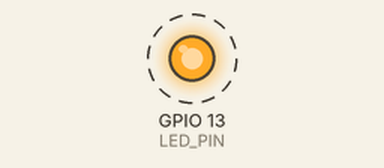
This program was run on a simulated ESP32. Parts: output pins drawn as LEDs (lit = HIGH). Dashed ring = blinking. What the program prints to the serial monitor is not drawn.

Above: at 0.5 s.
Timing chart, 0 to 4.6 s (numbered marks = the images above):
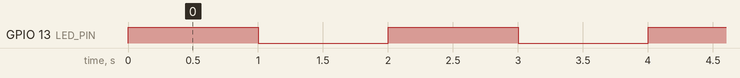

Measured:
- by itself, GPIO 13 (LED_PIN): alternates HIGH for 1.0 s and LOW for 1.0 s

The program:

main.cpp
```cpp
#include <Arduino.h>
// This is required in PlatformIO but hidden in the standard Arduino IDE.

#define LED_PIN 13

void setup() {
  pinMode(LED_PIN, OUTPUT); // ams926 Set the LED pin as an output
  Serial.begin(115200); // ams926 Start the Serial connection at 115200 baud
  // TODO: Define your baud rates

}

void loop() {
  // TODO: Define your text output
  // Serial.println("_____"); // Print the words to the Serial Monitor.
  Serial.println("HELLO WORLD");   // ams926 Print the words to the Serial Monitor.

  // TODO: Set up your delay in milliseconds
  digitalWrite(LED_PIN, HIGH); // ams926 LED On
  delay(1000); // ams926 Wait for 1 second
  digitalWrite(LED_PIN, LOW); // ams926 LED Off
  delay(1000); // ams926 Wait for 1 second

}
```
